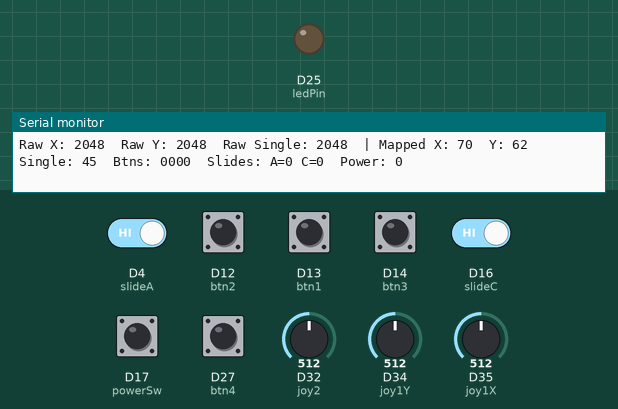
Recording of a sketch running on a simulated Arduino Due. On the bench: output pins drawn as LEDs (lit = HIGH), the last lines printed to the serial monitor. The test bench sets the inputs (shaded band); at power-on: D4 (slideA), D12 (btn2), D13 (btn1), D14 (btn3), D16 (slideC), D17 (powerSw), D27 (btn4) HIGH, D32 (joy2) = 512, D34 (joy1Y) = 512, D35 (joy1X) = 512 (analog values on the 0–1023 scale).

Above: at 1.2 s.
1.3 s: D4 (slideA) driven LOW
At 1.8 s:
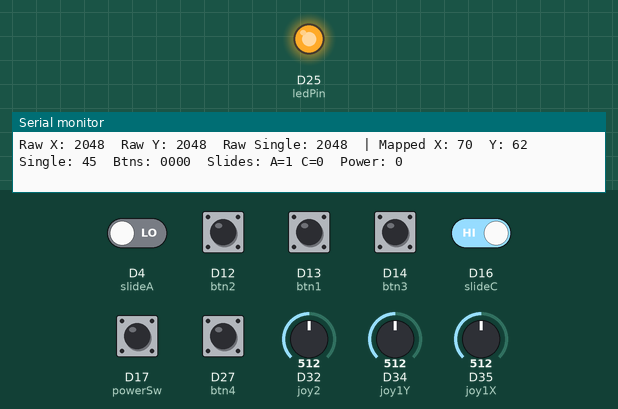
3.0 s: D4 (slideA) driven HIGH
At 4.2 s:
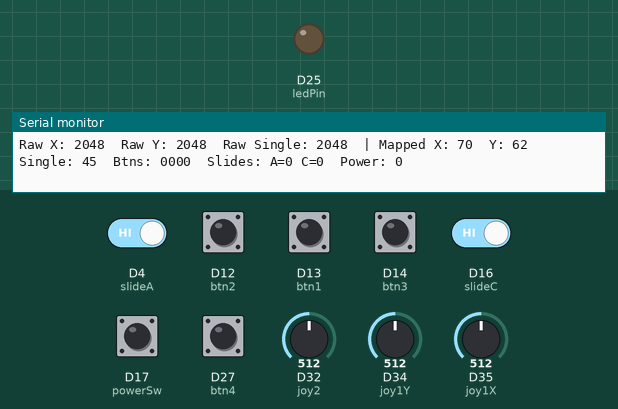
4.5 s: D16 (slideC) driven LOW
At 5.7 s:
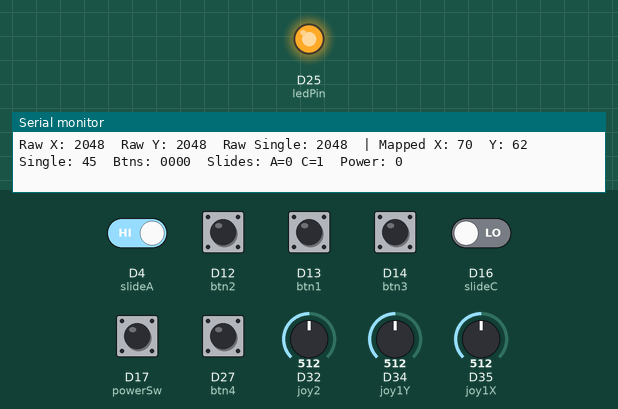
Timing chart, 0 to 7.5 s (numbered marks = the images above; inputs shaded):
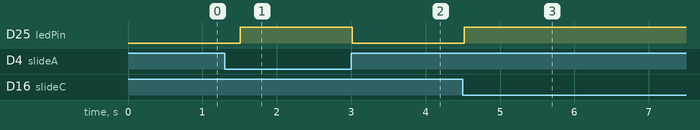

Measured:
- after the input at 1.3 s, D25 (ledPin): LOW → HIGH after 0.21 s
- after the input at 3.0 s, D25 (ledPin): HIGH → LOW at once
- after the input at 4.5 s, D25 (ledPin): LOW → HIGH at once

The sketch:

CHECKING_CUSTOM_TX_WITHOUTESPNOW.ino
```cpp
// === Joystick Pin Definitions (ADC1 only) ===
const int joy1X = 35;
const int joy1Y = 34;
const int joy2  = 32;

// === Buttons / Switches ===
const int btn1 = 13;
const int btn2 = 12;
const int btn3 = 14;
const int btn4 = 27;
const int slideA = 4;
const int slideC = 16;
const int powerSw = 17;

// === Indicator LED ===
const int ledPin = 25;

void setup() {
  Serial.begin(115200);
  analogReadResolution(12); // ADC 0–4095

  pinMode(btn1, INPUT_PULLUP);
  pinMode(btn2, INPUT_PULLUP);
  pinMode(btn3, INPUT_PULLUP);
  pinMode(btn4, INPUT_PULLUP);
  pinMode(slideA, INPUT_PULLUP);
  pinMode(slideC, INPUT_PULLUP);
  pinMode(powerSw, INPUT_PULLUP);
  pinMode(ledPin, OUTPUT);
}

void loop() {
  // === Read joystick raw values ===
  int rawX1 = analogRead(joy1X);  // Dual axis X
  int rawY1 = analogRead(joy1Y);  // Dual axis Y
  int rawY2 = analogRead(joy2);   // Single axis

  // === Map to 0–100 range (center = 50) ===
  int mapDualX = mapDualAxisX(rawX1);
  int mapDualY = mapDualAxisY(rawY1);
  int mapSingle = mapSingleAxis(rawY2);

  // === Read digital inputs ===
  bool b1 = digitalRead(btn1) == LOW;
  bool b2 = digitalRead(btn2) == LOW;
  bool b3 = digitalRead(btn3) == LOW;
  bool b4 = digitalRead(btn4) == LOW;
  bool sA = digitalRead(slideA) == LOW;
  bool sC = digitalRead(slideC) == LOW;
  bool pW = digitalRead(powerSw) == LOW;

  // === Indicator LED logic ===
  digitalWrite(ledPin, (b1 || b2 || b3 || b4 || sA || sC || pW) ? HIGH : LOW);

  // === Serial Output ===
  Serial.print("Raw X: "); Serial.print(rawX1);
  Serial.print("  Raw Y: "); Serial.print(rawY1);
  Serial.print("  Raw Single: "); Serial.print(rawY2);

  Serial.print("  | Mapped X: "); Serial.print(mapDualX);
  Serial.print("  Y: "); Serial.print(mapDualY);
  Serial.print("  Single: "); Serial.print(mapSingle);

  Serial.print("  Btns: ");
  Serial.print(b1); Serial.print(b2); Serial.print(b3); Serial.print(b4);

  Serial.print("  Slides: A="); Serial.print(sA);
  Serial.print(" C="); Serial.print(sC);
  Serial.print("  Power: "); Serial.print(pW);

  Serial.println();

  delay(300); // Refresh interval
}

// === Single Axis Mapping ===
int mapSingleAxis(int val) {
  const int minVal = 60;
  const int maxVal = 4095;
  const int centerVal = 2245;

  if (val <= centerVal) {
    return map(val, minVal, centerVal, 0, 50);
  } else {
    return map(val, centerVal, maxVal, 50, 100);
  }
}

// === Dual Axis X Mapping ===
int mapDualAxisX(int val) {
  const int minVal = 540;     // Max joystick tilt → 0%
  const int centerVal = 3040;
  const int maxVal = 4095;    // Opposite direction → 100%

  if (val <= centerVal) {
    return map(val, minVal, centerVal, 100, 50); // Left to center
  } else {
    return map(val, centerVal, maxVal, 50, 0);   // Center to right
  }
}

// === Dual Axis Y Mapping ===
int mapDualAxisY(int val) {
  const int minVal = 0;
  const int centerVal = 2630;
  const int maxVal = 4095;

  if (val <= centerVal) {
    return map(val, minVal, centerVal, 100, 50); // Up to center
  } else {
    return map(val, centerVal, maxVal, 50, 0);   // Center to down
  }
}
```
